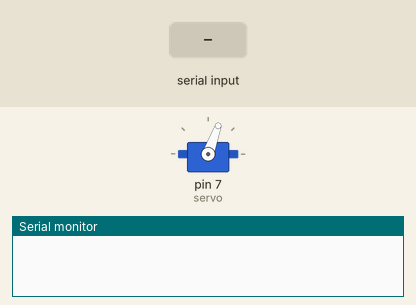
This sketch was run on a simulated Arduino Uno, built with avr-gcc and run on an emulated ATmega328P. On the bench: servo, the last lines printed to the serial monitor. Inputs (shaded band) come from the test bench. EEPROM starts erased.

Above: at 1.4 s.
1.5 s: "1" received over Serial
At 1.97 s:
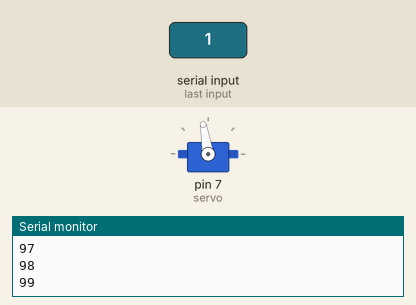
At 2.9 s:
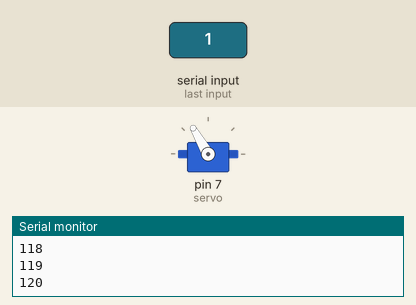
Timing chart, 0 to 4.5 s (numbered marks = the images above; inputs shaded):
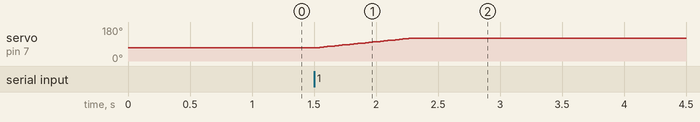

Measured:
- after the input at 1.5 s, servo on pin 7 (servo): moves from 70° to 120° over 0.75 s, starting at once

The sketch:

Arduino_Source_Code.ino
```cpp
//Android-controlled Arduino Bluetooth Servo Door Lock by FrenchToastPhilip a.k.a. THE SEXIEST MAN ALIVE
// Modified from initial code to account for unexpect EEPROM values
#include <Servo.h>
#include <EEPROM.h>

Servo servo;
char state;

void setup() {
  // put your setup code here, to run once:
  servo.attach(7);

  if(EEPROM.read(0) == 1) // Reads the EEPROM value stored to know what state the door lock was in before it was last turned off
  {                       // An EEPROM value of 1 means UNLOCKED and a value of 2 means LOCKED
    servo.write(70); // Rotates the servo to the unlocked position
    delay(200);
  }
  else if(EEPROM.read(0) == 2)
  {
    servo.write(120); // Rotates the servo to the locked position
    delay(200);
  }
  // If EEPROM doesn't have expected values, initialize it
  else
  {
    EEPROM.write(0, 1);
    servo.write(70);
    delay(200);
  }

  Serial.begin(9600);
}

void loop() {
  // put your main code here, to run repeatedly:
  if(Serial.available() > 0)
  {
    char data = '0';
    data = Serial.read(); // The variable data is used to store the value sent by the Android app

   /* if(data == '1')
    {
      if(EEPROM.read(0) != 0)
      {
        servo.write(70);
        delay(500);
        servo.write(120);
        delay(500);
      }
    } */

    switch(data)
    {
      case '1':
        if(EEPROM.read(0) == 1) //An EEPROM value of 1 means it is currently unlocked
        {
          EEPROM.write(0, 2); // Writes the number 2 to address 0 on the Arduino's EEPROM. This value will be used by the Arduino to remember the last state the door lock was in
          Serial.print("3"); // Sends the number 3 to the Android app. To see what this does, please see the Android Studio Project file

          for(int a = 70; a <= 120; a++) // Rotates the servo to the locked position
          {
            servo.write(a);
            delay(15);
            Serial.println(servo.read());
          }
        }
        else if(EEPROM.read(0) == 2) //An EEPROM value of 2 means it i currently locked
        {
          EEPROM.write(0, 1); // Writes the number 1 to address 0 on the Arduino's EEPROM. This value will be used by the Arduino to remember the last state the door lock was in
          Serial.print("4"); // Sends the number 4 to the Android app. The number sent will be used by the app to update the locked/unlocked icon
          for(int x = 120; x >= 70; x--) // Rotates the servo to the unlocked position
          {
            servo.write(x);
            delay(15);
          }
        }
        break;
      case '3':
      // This part of the switch case statement is used everytime the Arduino is turned on
      // Basically, the Android app sends a command asking the Arduino to send the current state of the lock in order to accordingly update the locked/unlocked icon in the app
        if(EEPROM.read(0) == 1)
        {
          Serial.print("4");
        }
        else if(EEPROM.read(0) == 2)
        {
          Serial.print("3");
        }
        break;
    }
  }

}
```
